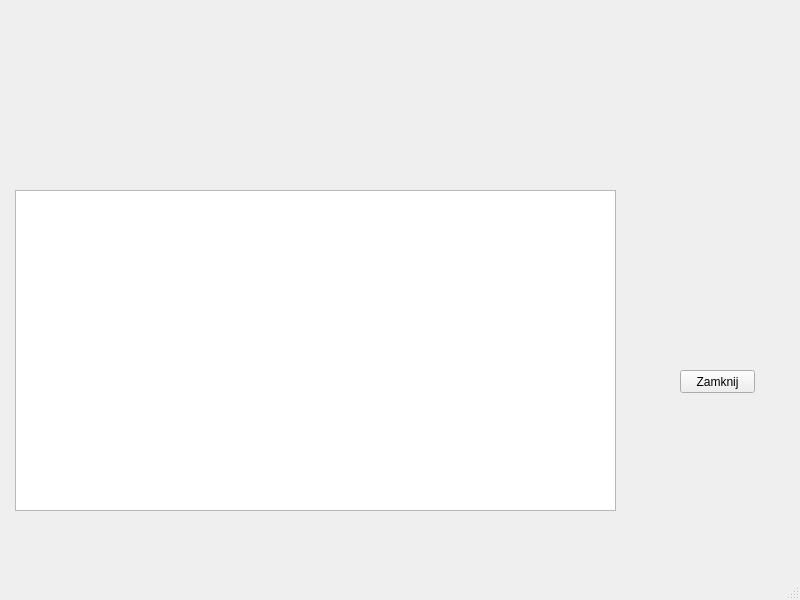
<?xml version="1.0" encoding="UTF-8"?>
<ui version="4.0">
 <class>Magazyn</class>
 <widget class="QMainWindow" name="Magazyn">
  <property name="geometry">
   <rect>
    <x>0</x>
    <y>0</y>
    <width>800</width>
    <height>600</height>
   </rect>
  </property>
  <property name="windowTitle">
   <string>MainWindow</string>
  </property>
  <widget class="QWidget" name="centralwidget">
   <widget class="QTableView" name="tableView">
    <property name="geometry">
     <rect>
      <x>15</x>
      <y>190</y>
      <width>601</width>
      <height>321</height>
     </rect>
    </property>
   </widget>
   <widget class="QPushButton" name="btnExit">
    <property name="geometry">
     <rect>
      <x>680</x>
      <y>370</y>
      <width>75</width>
      <height>23</height>
     </rect>
    </property>
    <property name="text">
     <string>Zamknij</string>
    </property>
   </widget>
  </widget>
  <widget class="QMenuBar" name="menubar">
   <property name="geometry">
    <rect>
     <x>0</x>
     <y>0</y>
     <width>800</width>
     <height>21</height>
    </rect>
   </property>
  </widget>
  <widget class="QStatusBar" name="statusbar"/>
 </widget>
 <resources/>
 <connections/>
</ui>
